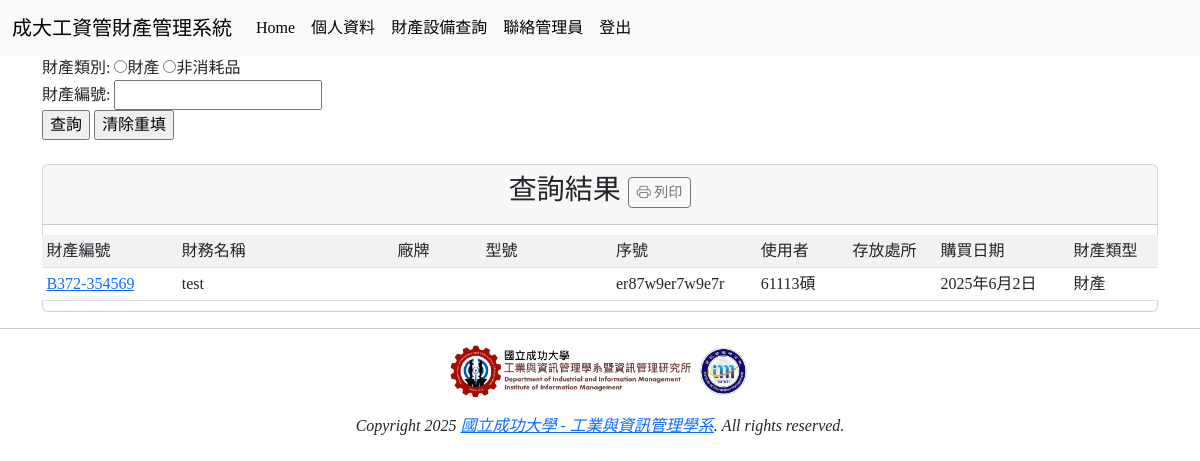
The page / (signed in) on the database its author committed.
### mysite/models.py (models this page shows, shortened)
class Asset(models.Model):
    ASSET_TYPE_CHOICES = [
        ('財產', '財產'),
        ('非消耗品', '非消耗品'),
    ]
    asset_code = models.CharField(max_length=20, unique=True, verbose_name="財編")
    name = models.CharField(max_length=20, verbose_name="品名")
    accessories = models.TextField(blank=True, null=True, default="暫無附件", verbose_name="附件")
    unit_price = models.PositiveIntegerField(default=0, verbose_name="單價")
    brand = models.CharField(max_length=10, blank=True, null=True, verbose_name="廠牌")
    model = models.CharField(max_length=50, blank=True, null=True, verbose_name="型號")
    origin_country = models.CharField(max_length=10, blank=True, null=True, verbose_name="國別")
    serial_number = models.CharField(max_length=50, blank=True, null=True, verbose_name="序號")
    user = models.ForeignKey(AssetUserProfile, on_delete=models.CASCADE, verbose_name="使用者")
    location = models.CharField(max_length=20, blank=True, null=True, verbose_name="存放處所")
    lifespan_years = models.PositiveIntegerField(default=0, verbose_name="使用年限")
    funding_source = models.CharField(max_length=10, blank=True, null=True, verbose_name="經費來源")
    asset_type = models.CharField(max_length=20, choices=ASSET_TYPE_CHOICES, verbose_name="財產類別")
    purchase_date = models.DateField(blank=True, null=True, verbose_name="購入日期")
    note = models.TextField(blank=True, null=True, verbose_name="備註")
    class Meta:
        ordering = ["asset_code", "name", "user", "purchase_date"]

class AssetUserProfile(models.Model):
    userid = models.CharField(max_length=10, unique=True, verbose_name="使用者編號")
    username = models.CharField(max_length=10, verbose_name="使用者名稱")
    class Meta:
        ordering = ["userid"]
    def __str__(self):
        return f"{self.username}"

### mysite/views.py (the view)
# urls.py: path('', views.index, name = 'home'),
def index(request):
    if "user_role" in request.session and request.session["user_role"] != None:
        username = request.session["username"]
        useremail = request.session["useremail"]
        user_role = request.session["user_role"]
        user_room = request.session["room"]
    else:
        return redirect("/login/")
    asset_type = request.GET.get("asset_type")
    search_asset_id = request.GET.get("search_asset_id")
    user_id = user_room
    if user_role == "系統管理者":
        asset_users = models.AssetUserProfile.objects.all()
        user_id = request.GET.get("user_id")
    assets = models.Asset.objects.all()
    if asset_type:
        assets = assets.filter(asset_type=asset_type)
    if search_asset_id:
        assets = assets.filter(asset_code__icontains=search_asset_id)
    if user_id:
        assets = assets.filter(user__username__icontains=user_id)
    if not assets.exists():
        messages.add_message(request, messages.WARNING, "沒有資料符合查詢條件")
    return render(request, "index.html", locals())

### templates/index.html (shortened to what this page needs)
{% extends "base.html" %}
{% block content %}
    <div class="container">
        <div>
            <form name="asset form" action="/" method="GET">
                財產類別:
                <input type="radio" name="asset_type" value="財產">財產
                <input type="radio" name="asset_type" value="非消耗品">非消耗品</br>
                <label for="search_asset_id">財產編號:</label>
                <input id="search_asset_id" type="text" name="search_asset_id"></br>
                <input type="submit" value="查詢">
                <input type="reset" value="清除重填">
            </form>
        </div></br>
        <div class="row">
            <div class="col-md-12">
                <div class="card">
                    <div class="card-header" align="center">
                        <h3>
                            查詢結果
                            <button onclick="printPDF()" class="btn btn-sm btn-outline-secondary">
                                <i class="bi bi-printer"></i> 列印
                            </button>
                        </h3>
                    </div>
                    <div class="row" id="print-section">
                        {% for a in assets %}
                            {% if forloop.first %}
                            <table class="table table-striped table-hover table-sm table-responsive" style="width: 98%; margin: 10px auto; padding: 10px;">
                                <tr>
                                    <td width=150>財產編號</td>
                                    <td width=250>財務名稱</td>
                                    <td width=100>廠牌</td>
                                    <td width=150>型號</td>
                                    <td width=150>序號</td>
                                    <td width=100>使用者</td>
                                    <td width=100>存放處所</td>
                                    <td width=150>購買日期</td>
                                    <td width=100>財產類型</td>
                                </tr>
                            {% endif %}
                            <tr>
                                <td><a href='{% url "detail-url" a.id %}'>{{ a.asset_code }}</a></td>
                                <td>{{ a.name }}</td>
                                <td>{{ a.brand }}</td>
                                <td>{{ a.model }}</td>
                                <td>{{ a.serial_number }}</td>
                                <td>{{ a.user  }}</td>
                                <td>{{ a.location }}</td>
                                <td>{{ a.purchase_date }}</td>
                                <td>{{ a.asset_type }}</td>
                            </tr>
                            {% if forloop.last %}
                            </table>
                            {% endif %}
                            {% empty %}
                            <h3 class="text-center">目前沒有任何財產</h3>
                        {% endfor %}
                    </div>
                </div>
            </div>
        </div>
    </div>
{% endblock %}

### templates/base.html (style rules this page uses)
h1, h2, h3, h4, h5, p, div { font-family: 微軟正黑體; }

### rows shown on the page
Asset: asset_code "B372-354569", name "test", serial_number "er87w9er7w9e7r", user "61113碩", purchase_date "2025年6月2日", asset_type "財產"
